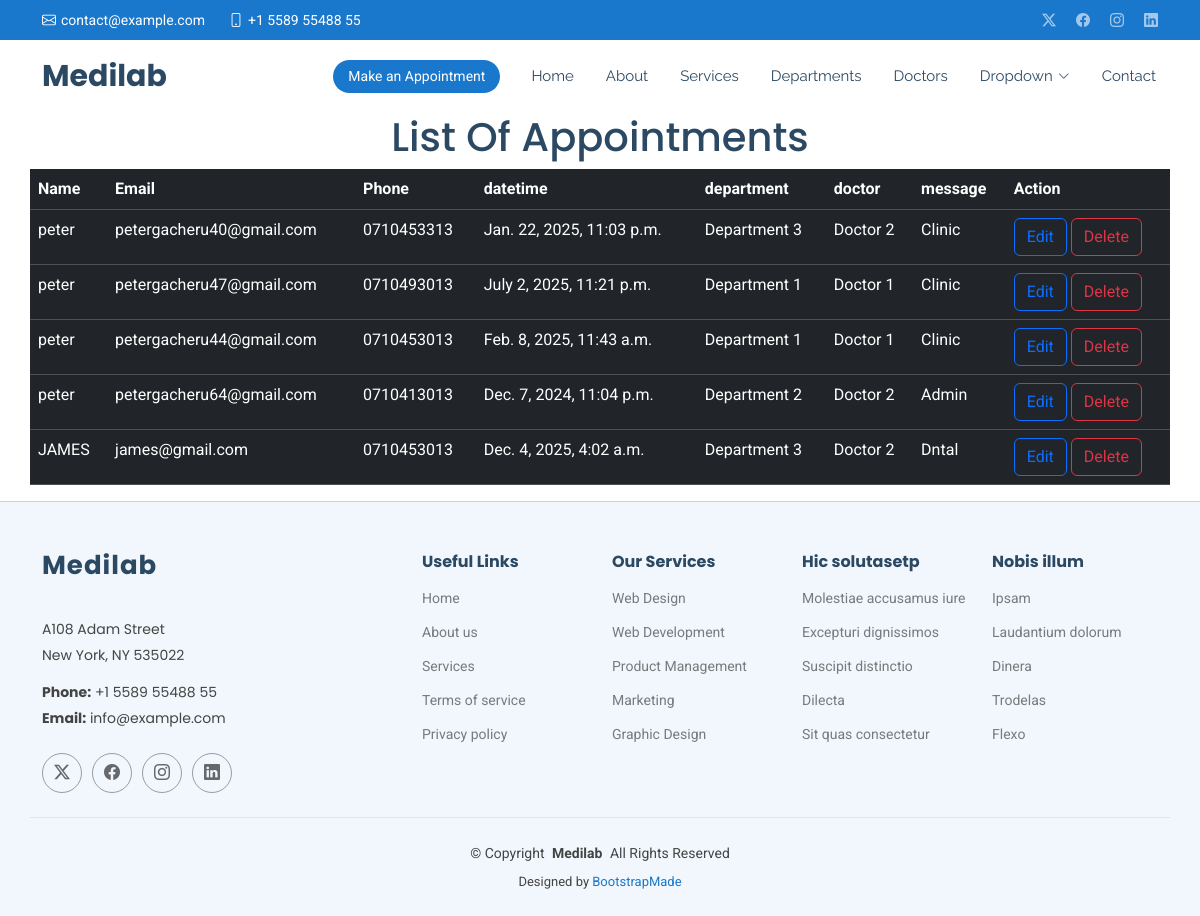
Page /show/ on the committed database.
### myapp/models.py (models this page shows, shortened)
class Appointment (models.Model):
    name =models.CharField(max_length=100)
    email = models.EmailField()
    phone =models.CharField(max_length=20)
    datetime = models.DateTimeField()
    department =models.CharField(max_length=100)
    doctor =models.CharField(max_length=100)
    message = models.TextField()

### myapp/views.py (the view)
# urls.py: path('show/', views.show, name='show'),
def show(request):
     all = Appointment.objects.all()
     return render(request,'show.html',{'all':all})

### templates/show.html
{% extends 'starter-page.html' %}
{% load static %}
{% block content %}
<h1 class="text-center">List Of Appointments</h1>
    <table class="table table-dark container">
     <tr>
         <th>Name</th>
         <th>Email</th>
         <th>Phone</th>
         <th>datetime</th>
         <th>department</th>
         <th>doctor</th>
         <th>message</th>
         <th>Action</th>
     </tr>
    {% for Appointment in all %}
    	<tr>
            <td>{{ Appointment.name }}</td>
            <td>{{ Appointment.email }}</td>
            <td>{{ Appointment.phone }}</td>
            <td>{{ Appointment.datetime }}</td>
            <td>{{ Appointment.department }}</td>
            <td>{{ Appointment.doctor }}</td>
            <td>{{ Appointment.message }}</td>
            <td>
                <a href="/edit/{{ Appointment.id }}" class=" btn btn-outline-primary">Edit</a>
                <a href="/delete/{{ Appointment.id }}" class=" btn btn-outline-danger">Delete</a>
            </td>
        </tr>
    {% endfor %}
    </table>
{% endblock %}

### templates/starter-page.html (shortened to what this page needs)
<!DOCTYPE html>
<html lang="en">
<head>
    {% load static %}
  <link href="{% static 'assets/vendor/bootstrap/css/bootstrap.min.css' %}" rel="stylesheet">
  <link href="{% static 'assets/vendor/bootstrap-icons/bootstrap-icons.css' %}" rel="stylesheet">
  <link href="{% static 'assets/vendor/aos/aos.css' %}" rel="stylesheet">
  <link href="{% static 'assets/vendor/fontawesome-free/css/all.min.css' %}" rel="stylesheet">
  <link href="{% static 'assets/vendor/glightbox/css/glightbox.min.css' %}" rel="stylesheet">
  <link href="{% static 'assets/vendor/swiper/swiper-bundle.min.css' %}" rel="stylesheet">
  <link href="{% static 'assets/css/main.css' %}" rel="stylesheet">
</head>
<body class="starter-page-page">
  <header id="header" class="header sticky-top">
    <div class="topbar d-flex align-items-center">
      <div class="container d-flex justify-content-center justify-content-md-between">
        <div class="contact-info d-flex align-items-center">
          <i class="bi bi-envelope d-flex align-items-center"><a href="mailto:contact@example.com">contact@example.com</a></i>
          <i class="bi bi-phone d-flex align-items-center ms-4"><span>+1 5589 55488 55</span></i>
        </div>
        <div class="social-links d-none d-md-flex align-items-center">
          <a href="#" class="twitter"><i class="bi bi-twitter-x"></i></a>
          <a href="#" class="facebook"><i class="bi bi-facebook"></i></a>
          <a href="#" class="instagram"><i class="bi bi-instagram"></i></a>
          <a href="#" class="linkedin"><i class="bi bi-linkedin"></i></a>
        </div>
      </div>
    </div>
    <div class="branding d-flex align-items-center">
      <div class="container position-relative d-flex align-items-center justify-content-between">
        <a href="index.html" class="logo d-flex align-items-center me-auto">
          <h1 class="sitename">Medilab</h1>
        </a>
        <nav id="navmenu" class="navmenu">
          <ul>
            <li><a href="#Hero">Home<br></a></li>
            <li><a href="{% url 'about' %}">About</a></li>
            <li><a href="{% url 'services' %}">Services</a></li>
            <li><a href="{% url 'departments' %}">Departments</a></li>
            <li><a href="{% url 'doctors' %}">Doctors</a></li>
            <li class="dropdown"><a href="#"><span>Dropdown</span> <i class="bi bi-chevron-down toggle-dropdown"></i></a>
            </li>
            <li><a href="{% url 'contact' %}">Contact</a></li>
          </ul>
        </nav>
        <a class="cta-btn d-none d-sm-block" href="{% url 'appointments' %}">Make an Appointment</a>
      </div>
    </div>
  </header>
  <main class="main">
      {% block content %}
      {% endblock %}
  </main>
  <footer id="footer" class="footer light-background">
    <div class="container footer-top">
      <div class="row gy-4">
        <div class="col-lg-4 col-md-6 footer-about">
          <a href="index.html" class="logo d-flex align-items-center">
            <span class="sitename">Medilab</span>
          </a>
          <div class="footer-contact pt-3">
            <p>A108 Adam Street</p>
            <p>New York, NY 535022</p>
            <p class="mt-3"><strong>Phone:</strong> <span>+1 5589 55488 55</span></p>
            <p><strong>Email:</strong> <span>info@example.com</span></p>
          </div>
          <div class="social-links d-flex mt-4">
            <a href=""><i class="bi bi-twitter-x"></i></a>
            <a href=""><i class="bi bi-facebook"></i></a>
            <a href=""><i class="bi bi-instagram"></i></a>
            <a href=""><i class="bi bi-linkedin"></i></a>
          </div>
        </div>
        <div class="col-lg-2 col-md-3 footer-links">
          <h4>Useful Links</h4>
          <ul>
            <li><a href="#">Home</a></li>
            <li><a href="#">About us</a></li>
            <li><a href="#">Services</a></li>
            <li><a href="#">Terms of service</a></li>
            <li><a href="#">Privacy policy</a></li>
          </ul>
        </div>
        <div class="col-lg-2 col-md-3 footer-links">
          <h4>Our Services</h4>
          <ul>
            <li><a href="#">Web Design</a></li>
            <li><a href="#">Web Development</a></li>
            <li><a href="#">Product Management</a></li>
            <li><a href="#">Marketing</a></li>
            <li><a href="#">Graphic Design</a></li>
          </ul>
        </div>
        <div class="col-lg-2 col-md-3 footer-links">
          <h4>Hic solutasetp</h4>
          <ul>
            <li><a href="#">Molestiae accusamus iure</a></li>
            <li><a href="#">Excepturi dignissimos</a></li>
            <li><a href="#">Suscipit distinctio</a></li>
            <li><a href="#">Dilecta</a></li>
            <li><a href="#">Sit quas consectetur</a></li>
          </ul>
        </div>
        <div class="col-lg-2 col-md-3 footer-links">
          <h4>Nobis illum</h4>
          <ul>
            <li><a href="#">Ipsam</a></li>
            <li><a href="#">Laudantium dolorum</a></li>
            <li><a href="#">Dinera</a></li>
            <li><a href="#">Trodelas</a></li>
            <li><a href="#">Flexo</a></li>
          </ul>
        </div>
      </div>
    </div>
    <div class="container copyright text-center mt-4">
      <p>© <span>Copyright</span> <strong class="px-1 sitename">Medilab</strong> <span>All Rights Reserved</span></p>
      <div class="credits">
        Designed by <a href="https://bootstrapmade.com/">BootstrapMade</a>
      </div>
    </div>
  </footer>
</body>
</html>

### rows in the picture
Appointment: name "peter", email "petergacheru40@gmail.com", phone "0710453313", datetime "Jan. 22, 2025, 11:03 p.m.", department "Department 3", doctor "Doctor 2", message "Clinic"
Appointment: name "peter", email "petergacheru47@gmail.com", phone "0710493013", datetime "July 2, 2025, 11:21 p.m.", department "Department 1", doctor "Doctor 1", message "Clinic"
Appointment: name "peter", email "petergacheru44@gmail.com", phone "0710453013", datetime "Feb. 8, 2025, 11:43 a.m.", department "Department 1", doctor "Doctor 1", message "Clinic"
Appointment: name "peter", email "petergacheru64@gmail.com", phone "0710413013", datetime "Dec. 7, 2024, 11:04 p.m.", department "Department 2", doctor "Doctor 2", message "Admin"
Appointment: name "JAMES", email "james@gmail.com", phone "0710453013", datetime "Dec. 4, 2025, 4:02 a.m.", department "Department 3", doctor "Doctor 2", message "Dntal"
